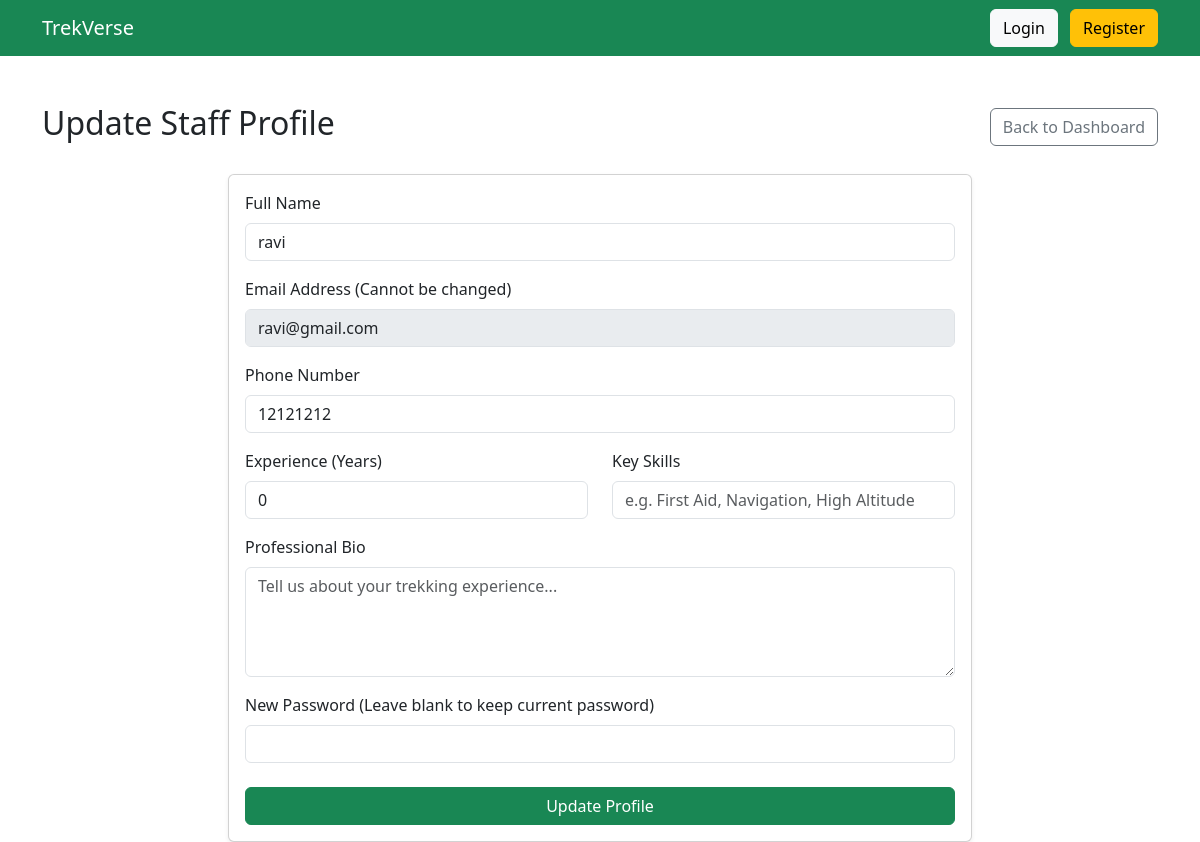
Page /staff/profile (signed in) on the committed database.
### models.py (models this page shows)
class User(db.Model):
    __tablename__ = "users"
    id = db.Column(db.Integer, primary_key=True)
    name = db.Column(db.String(100), nullable=False)
    email = db.Column(db.String(120), unique=True, nullable=False)
    password = db.Column(db.String(255), nullable=False)
    phone = db.Column(db.String(15))
    role = db.Column(db.String(20), nullable=False)
    approved = db.Column(db.Boolean, default=False)
    blacklisted = db.Column(db.Boolean, default=False)
    experience_years = db.Column(db.Integer, default=0)
    skills = db.Column(db.String(255), default="")
    bio = db.Column(db.Text, default="")
    created_at = db.Column(db.DateTime, default=datetime.utcnow)
    managed_treks = db.relationship(
        "Trek",
        backref="staff",
        lazy=True
    )
    bookings = db.relationship(
        "Booking",
        backref="user",
        lazy=True
    )

### routes.py (the view, shortened to what this page needs)
    @app.route("/staff/profile", methods=["GET", "POST"])
    def staff_profile():
        if "user_id" not in session or session["role"] != "staff":
            return "Access Denied"
        user = User.query.get_or_404(session["user_id"])
        msg = None
        return render_template("staff/profile.html", user=user, msg=msg)

### templates/staff/profile.html (shortened to what this page needs)
{% extends "base.html" %}
{% block content %}
<div class="d-flex justify-content-between align-items-center mb-4">
    <h2>Update Staff Profile</h2>
    <a href="/staff/dashboard" class="btn btn-outline-secondary">Back to Dashboard</a>
</div>
<div class="card shadow-sm col-md-8 offset-md-2">
    <div class="card-body">
        <form method="POST">
            <div class="mb-3">
                <label class="form-label">Full Name</label>
                <input type="text" name="name" class="form-control" value="{{ user.name }}" required>
            </div>
            <div class="mb-3">
                <label class="form-label">Email Address (Cannot be changed)</label>
                <input type="email" class="form-control" value="{{ user.email }}" readonly disabled>
            </div>
            <div class="mb-3">
                <label class="form-label">Phone Number</label>
                <input type="text" name="phone" class="form-control" value="{{ user.phone or '' }}">
            </div>
            <div class="row">
                <div class="col-md-6 mb-3">
                    <label class="form-label">Experience (Years)</label>
                    <input type="number" name="experience_years" class="form-control" min="0" value="{{ user.experience_years or 0 }}" required>
                </div>
                <div class="col-md-6 mb-3">
                    <label class="form-label">Key Skills</label>
                    <input type="text" name="skills" class="form-control" placeholder="e.g. First Aid, Navigation, High Altitude" value="{{ user.skills or '' }}">
                </div>
            </div>
            <div class="mb-3">
                <label class="form-label">Professional Bio</label>
                <textarea name="bio" class="form-control" rows="4" placeholder="Tell us about your trekking experience...">{{ user.bio or '' }}</textarea>
            </div>
            <div class="mb-4">
                <label class="form-label">New Password (Leave blank to keep current password)</label>
                <input type="password" name="password" class="form-control">
            </div>
            <button type="submit" class="btn btn-success w-100">Update Profile</button>
        </form>
    </div>
</div>
{% endblock %}

### rows in the picture
User: name "ravi", email "ravi@gmail.com", phone "12121212", experience_years "0"
